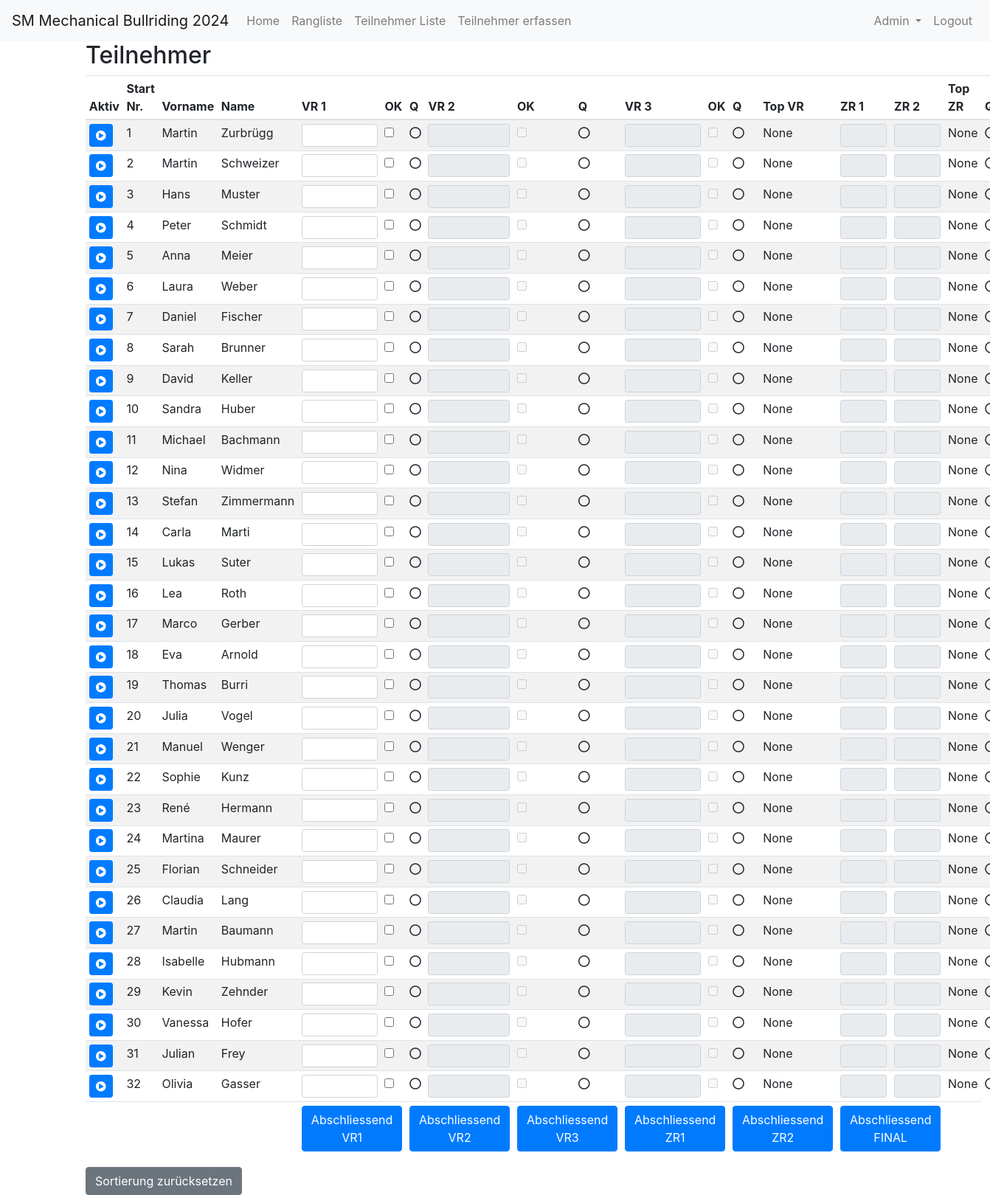
The app's page /index (signed in) with its own data.
### app/models.py (models this page shows)
class Participant(db.Model):
    id = db.Column(db.Integer, primary_key=True)
    active = db.Column(db.Boolean, default=False)
    start_nr = db.Column(db.Integer, nullable=True, unique=True)
    first_name = db.Column(db.String(64), nullable=False)
    last_name = db.Column(db.String(64), nullable=False)
    address = db.Column(db.String(128), nullable=False)
    postal_code = db.Column(db.String(10), nullable=False)
    city = db.Column(db.String(64), nullable=False)
    email = db.Column(db.String(120), nullable=True)
    phone = db.Column(db.String(20), nullable=True)
    time1 = db.Column(db.Float, nullable=True)
    time2 = db.Column(db.Float, nullable=True)
    time3 = db.Column(db.Float, nullable=True)
    time4 = db.Column(db.Float, nullable=True)
    time5 = db.Column(db.Float, nullable=True)
    time6 = db.Column(db.Float, nullable=True)
    round1_passed = db.Column(db.Boolean, default=False)
    round2_passed = db.Column(db.Boolean, default=False)
    round3_passed = db.Column(db.Boolean, default=False)
    round4_passed = db.Column(db.Boolean, default=False)
    round5_passed = db.Column(db.Boolean, default=False)
    round1_qualified = db.Column(db.Boolean, default=False)
    round2_qualified = db.Column(db.Boolean, default=False)
    round3_qualified = db.Column(db.Boolean, default=False)
    round4_qualified = db.Column(db.Boolean, default=False)
    round5_qualified = db.Column(db.Boolean, default=False)
    round6_qualified = db.Column(db.Boolean, default=False)
    @property
    def toptime_Vorrunde(self):
        times = [t for t in [self.time1, self.time2, self.time3] if t is not None]
        return max(times) if times else None
    @property
    def toptime_Zwischenrunde(self):
        times = [t for t in [self.time1, self.time2, self.time3] if t is not None]
        return max(times) if times else None
    @property
    def toptime_Finalrunde(self):
        times = [t for t in [self.time1, self.time2, self.time3] if t is not None]
        return max(times) if times else None

### app/routes.py (the view, shortened to what this page needs)
@bp.route('/')
@bp.route('/index')
def index():
    participants = Participant.query.all()
    participants.sort(key=lambda p: (
            p.toptime_Finalrunde if p.toptime_Finalrunde is not None else float('-inf'),
            p.toptime_Zwischenrunde if p.toptime_Zwischenrunde is not None else float('-inf'),
            p.toptime_Vorrunde if p.toptime_Vorrunde is not None else float('-inf')
    ), reverse=True)
    if not participants:
        flash('Keine Teilnehmer gefunden')
        form = ParticipantForm()
        return render_template('participant.html', title='Teilnehmer hinzufügen', form=form)
    current_round = request.args.get('current_round', default=None, type=int)
    if current_round is None:
        current_round = get_current_round(participants)
    return render_template(
        'index.html',
        title='Home',
        participants=participants,
        round1_passed=check_round_passed(participants, 1),
        round2_passed=check_round_passed(participants, 2),
        round3_passed=check_round_passed(participants, 3),
        round4_passed=check_round_passed(participants, 4),
        round5_passed=check_round_passed(participants, 5),
        current_round=current_round
    )

### app/models.py (called while the page is built)
@login.user_loader
def load_user(id):
    return User.query.get(int(id))

### app/routes.py (called while the page is built)
def check_round_passed(participants, round_number):
    if round_number == 1:
        return any(participant.round1_passed for participant in participants)
    elif round_number == 2:
        return any(participant.round2_passed for participant in participants)
    elif round_number == 3:
        return any(participant.round3_passed for participant in participants)
    elif round_number == 4:
        return any(participant.round4_passed for participant in participants)
    elif round_number == 5:
        return any(participant.round5_passed for participant in participants)
    return False

def get_current_round(participants):
    if not check_round_passed(participants, 1):
        return 1
    elif not check_round_passed(participants, 2):
        return 2
    elif not check_round_passed(participants, 3):
        return 3
    elif not check_round_passed(participants, 4):
        return 4
    elif not check_round_passed(participants, 5):
        return 5
    else:
        return 6

### app/templates/index.html (shortened to what this page needs)
{% extends "base.html" %}
{% block content %}
  <h2>Teilnehmer</h2>
  <form method="POST" action="{{ url_for('main.update_times_bulk') }}" class="update-form">
    <table class="table table-striped table-sm" id="participantsTable">
      <thead>
        <tr>
          <th>Aktiv</th>
          <th onclick="sortTable(1, true)">Start Nr.</th>
          <th onclick="sortTable(2)">Vorname</th>
          <th onclick="sortTable(3)">Name</th>
          <th onclick="sortTable(4)">VR 1</th>
          <th onclick="sortTable(5)">OK</th>
          <th onclick="sortTable(5)">Q</th>
          <th onclick="sortTable(6)">VR 2</th>
          <th onclick="sortTable(7)">OK</th>
          <th onclick="sortTable(5)">Q</th>
          <th onclick="sortTable(8)">VR 3</th>
          <th onclick="sortTable(7)">OK</th>
          <th onclick="sortTable(5)">Q</th>
          <th onclick="sortTable(9)">Top VR</th>
          <th onclick="sortTable(11)">ZR 1</th>
          <th onclick="sortTable(13)">ZR 2</th>
          <th onclick="sortTable(14)">Top ZR</th>
          <th onclick="sortTable(5)">Q</th>
        </tr>
      </thead>
      <tbody>
        {% for participant in participants %}
          <tr class="{% if participant.active %}table-success{% endif %}">
            <td>
              <form method="POST" action="{{ url_for('main.set_active', id=participant.id) }}">
                <button type="submit" class="btn btn-primary btn-sm">
                  <i class="fas fa-play-circle"></i>
                </button>
              </form>
            </td>
            <td>{{ participant.start_nr }}</td>
            <td>{{ participant.first_name }}</td>
            <td>{{ participant.last_name }}</td>
            <td>
              <input type="text" name="time1_{{ participant.id }}" value="{{ participant.time1 or '' }}" class="form-control form-control-sm" onkeydown="submitAndFocusNext(event, this)">
            </td>
            <td>
              <input type="checkbox" name="round1_passed_{{ participant.id }}" {% if participant.round1_passed %}checked{% endif %} onclick="submitCheckbox(this)">
            </td>
            <td>
              {% if participant.round1_qualified %}<i class="fas fa-check-circle text-success"></i>{% else %}<i class="far fa-circle"></i>{% endif %}
            </td>
            <td>
              <input type="text" name="time2_{{ participant.id }}" value="{{ participant.time2 or '' }}" class="form-control form-control-sm" onkeydown="submitAndFocusNext(event, this)" {% if not participant.round1_passed %}disabled{% endif %}>
            </td>
            <td>
              <input type="checkbox" name="round2_passed_{{ participant.id }}" {% if participant.round2_passed %}checked{% endif %} onclick="submitCheckbox(this)" {% if not participant.round1_passed %}disabled{% endif %}>
            </td>
            <td>
              {% if participant.round2_qualified %}<i class="fas fa-check-circle text-success"></i>{% else %}<i class="far fa-circle"></i>{% endif %}
            </td>
            <td>
              <input type="text" name="time3_{{ participant.id }}" value="{{ participant.time3 or '' }}" class="form-control form-control-sm" onkeydown="submitAndFocusNext(event, this)" {% if not participant.round2_passed %}disabled{% endif %}>
            </td>
            <td>
              <input type="checkbox" name="round3_passed_{{ participant.id }}" {% if participant.round3_passed %}checked{% endif %} onclick="submitCheckbox(this)" {% if not participant.round2_passed %}disabled{% endif %}>
            </td>
            <td>{% if participant.round3_qualified %}<i class="fas fa-check-circle text-success"></i>{% else %}<i class="far fa-circle"></i>{% endif %}
            </td>
            <td>{{ participant.toptime_Vorrunde }}</td>
            <td>
              <input type="text" name="time4_{{ participant.id }}" value="{{ participant.time4 or '' }}" class="form-control form-control-sm" onkeydown="submitAndFocusNext(event, this)" {% if not participant.round3_passed %}disabled{% endif %}>
            </td>
            <td>
              <input type="text" name="time5_{{ participant.id }}" value="{{ participant.time5 or '' }}" class="form-control form-control-sm" onkeydown="submitAndFocusNext(event, this)" {% if not participant.round4_passed %}disabled{% endif %}>
            </td>
            <td>{{ participant.toptime_Zwischenrunde }}</td>
            <td>{% if participant.round_zr_qualified %}<i class="fas fa-check-circle text-success"></i>{% else %}<i class="far fa-circle"></i>{% endif %}
            </td>
          </tr>
        {% endfor %}
      </tbody>
      <tfoot>
        <tr>
          <td colspan="4"></td>
          <td colspan="2">
            <form method="POST" action="{{ url_for('main.finish_round', round='VR1') }}">
              <button type="submit" class="btn btn-primary btn-block">Abschliessend VR1</button>
            </form>
          </td>
          <td colspan="2">
            <form method="POST" action="{{ url_for('main.finish_round', round='VR2') }}">
              <button type="submit" class="btn btn-primary btn-block">Abschliessend VR2</button>
            </form>
          </td>
          <td colspan="2">
            <form method="POST" action="{{ url_for('main.finish_round', round='VR3') }}">
              <button type="submit" class="btn btn-primary btn-block">Abschliessend VR3</button>
            </form>
          </td>
          <td colspan="2">
            <form method="POST" action="{{ url_for('main.finish_round', round='ZR1') }}">
              <button type="submit" class="btn btn-primary btn-block">Abschliessend ZR1</button>
            </form>
          </td>
          <td colspan="2">
            <form method="POST" action="{{ url_for('main.finish_round', round='ZR2') }}">
              <button type="submit" class="btn btn-primary btn-block">Abschliessend ZR2</button>
            </form>
          </td>
          <td colspan="2">
            <form method="POST" action="{{ url_for('main.finish_round', round='FINAL') }}">
              <button type="submit" class="btn btn-primary btn-block">Abschliessend FINAL</button>
            </form>
          </td>
          <td></td>
        </tr>
      </tfoot>
    </table>
    <button type="button" onclick="resetSorting()" class="btn btn-secondary">Sortierung zurücksetzen</button>
  </form>
{% endblock %}

### records on screen
Participant: start_nr "1", first_name "Martin", last_name "Zurbrügg", round1_qualified False (drawn), round2_qualified False (drawn), round3_qualified False (drawn), toptime_Vorrunde "None", toptime_Zwischenrunde "None"
Participant: start_nr "2", first_name "Martin", last_name "Schweizer", round1_qualified False (drawn), round2_qualified False (drawn), round3_qualified False (drawn), toptime_Vorrunde "None", toptime_Zwischenrunde "None"
Participant: start_nr "3", first_name "Hans", last_name "Muster", round1_qualified False (drawn), round2_qualified False (drawn), round3_qualified False (drawn), toptime_Vorrunde "None", toptime_Zwischenrunde "None"
Participant: start_nr "4", first_name "Peter", last_name "Schmidt", round1_qualified False (drawn), round2_qualified False (drawn), round3_qualified False (drawn), toptime_Vorrunde "None", toptime_Zwischenrunde "None"
Participant: start_nr "5", first_name "Anna", last_name "Meier", round1_qualified False (drawn), round2_qualified False (drawn), round3_qualified False (drawn), toptime_Vorrunde "None", toptime_Zwischenrunde "None"
Participant: start_nr "6", first_name "Laura", last_name "Weber", round1_qualified False (drawn), round2_qualified False (drawn), round3_qualified False (drawn), toptime_Vorrunde "None", toptime_Zwischenrunde "None"
Participant: start_nr "7", first_name "Daniel", last_name "Fischer", round1_qualified False (drawn), round2_qualified False (drawn), round3_qualified False (drawn), toptime_Vorrunde "None", toptime_Zwischenrunde "None"
Participant: start_nr "8", first_name "Sarah", last_name "Brunner", round1_qualified False (drawn), round2_qualified False (drawn), round3_qualified False (drawn), toptime_Vorrunde "None", toptime_Zwischenrunde "None"
Participant: start_nr "9", first_name "David", last_name "Keller", round1_qualified False (drawn), round2_qualified False (drawn), round3_qualified False (drawn), toptime_Vorrunde "None", toptime_Zwischenrunde "None"
Participant: start_nr "10", first_name "Sandra", last_name "Huber", round1_qualified False (drawn), round2_qualified False (drawn), round3_qualified False (drawn), toptime_Vorrunde "None", toptime_Zwischenrunde "None"
Participant: start_nr "11", first_name "Michael", last_name "Bachmann", round1_qualified False (drawn), round2_qualified False (drawn), round3_qualified False (drawn), toptime_Vorrunde "None", toptime_Zwischenrunde "None"
Participant: start_nr "12", first_name "Nina", last_name "Widmer", round1_qualified False (drawn), round2_qualified False (drawn), round3_qualified False (drawn), toptime_Vorrunde "None", toptime_Zwischenrunde "None"
Participant: start_nr "13", first_name "Stefan", last_name "Zimmermann", round1_qualified False (drawn), round2_qualified False (drawn), round3_qualified False (drawn), toptime_Vorrunde "None", toptime_Zwischenrunde "None"
Participant: start_nr "14", first_name "Carla", last_name "Marti", round1_qualified False (drawn), round2_qualified False (drawn), round3_qualified False (drawn), toptime_Vorrunde "None", toptime_Zwischenrunde "None"
Participant: start_nr "15", first_name "Lukas", last_name "Suter", round1_qualified False (drawn), round2_qualified False (drawn), round3_qualified False (drawn), toptime_Vorrunde "None", toptime_Zwischenrunde "None"
Participant: start_nr "16", first_name "Lea", last_name "Roth", round1_qualified False (drawn), round2_qualified False (drawn), round3_qualified False (drawn), toptime_Vorrunde "None", toptime_Zwischenrunde "None"
Participant: start_nr "17", first_name "Marco", last_name "Gerber", round1_qualified False (drawn), round2_qualified False (drawn), round3_qualified False (drawn), toptime_Vorrunde "None", toptime_Zwischenrunde "None"
Participant: start_nr "18", first_name "Eva", last_name "Arnold", round1_qualified False (drawn), round2_qualified False (drawn), round3_qualified False (drawn), toptime_Vorrunde "None", toptime_Zwischenrunde "None"
Participant: start_nr "19", first_name "Thomas", last_name "Burri", round1_qualified False (drawn), round2_qualified False (drawn), round3_qualified False (drawn), toptime_Vorrunde "None", toptime_Zwischenrunde "None"
Participant: start_nr "20", first_name "Julia", last_name "Vogel", round1_qualified False (drawn), round2_qualified False (drawn), round3_qualified False (drawn), toptime_Vorrunde "None", toptime_Zwischenrunde "None"
Participant: start_nr "21", first_name "Manuel", last_name "Wenger", round1_qualified False (drawn), round2_qualified False (drawn), round3_qualified False (drawn), toptime_Vorrunde "None", toptime_Zwischenrunde "None"
Participant: start_nr "22", first_name "Sophie", last_name "Kunz", round1_qualified False (drawn), round2_qualified False (drawn), round3_qualified False (drawn), toptime_Vorrunde "None", toptime_Zwischenrunde "None"
Participant: start_nr "23", first_name "René", last_name "Hermann", round1_qualified False (drawn), round2_qualified False (drawn), round3_qualified False (drawn), toptime_Vorrunde "None", toptime_Zwischenrunde "None"
Participant: start_nr "24", first_name "Martina", last_name "Maurer", round1_qualified False (drawn), round2_qualified False (drawn), round3_qualified False (drawn), toptime_Vorrunde "None", toptime_Zwischenrunde "None"
Participant: start_nr "25", first_name "Florian", last_name "Schneider", round1_qualified False (drawn), round2_qualified False (drawn), round3_qualified False (drawn), toptime_Vorrunde "None", toptime_Zwischenrunde "None"
Participant: start_nr "26", first_name "Claudia", last_name "Lang", round1_qualified False (drawn), round2_qualified False (drawn), round3_qualified False (drawn), toptime_Vorrunde "None", toptime_Zwischenrunde "None"
Participant: start_nr "27", first_name "Martin", last_name "Baumann", round1_qualified False (drawn), round2_qualified False (drawn), round3_qualified False (drawn), toptime_Vorrunde "None", toptime_Zwischenrunde "None"
Participant: start_nr "28", first_name "Isabelle", last_name "Hubmann", round1_qualified False (drawn), round2_qualified False (drawn), round3_qualified False (drawn), toptime_Vorrunde "None", toptime_Zwischenrunde "None"
Participant: start_nr "29", first_name "Kevin", last_name "Zehnder", round1_qualified False (drawn), round2_qualified False (drawn), round3_qualified False (drawn), toptime_Vorrunde "None", toptime_Zwischenrunde "None"
Participant: start_nr "30", first_name "Vanessa", last_name "Hofer", round1_qualified False (drawn), round2_qualified False (drawn), round3_qualified False (drawn), toptime_Vorrunde "None", toptime_Zwischenrunde "None"
Participant: start_nr "31", first_name "Julian", last_name "Frey", round1_qualified False (drawn), round2_qualified False (drawn), round3_qualified False (drawn), toptime_Vorrunde "None", toptime_Zwischenrunde "None"
Participant: start_nr "32", first_name "Olivia", last_name "Gasser", round1_qualified False (drawn), round2_qualified False (drawn), round3_qualified False (drawn), toptime_Vorrunde "None", toptime_Zwischenrunde "None"
